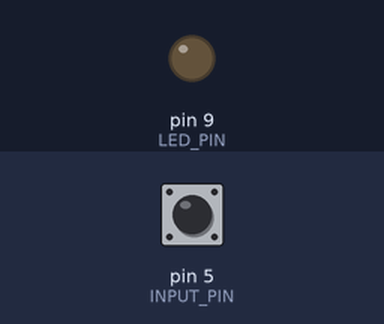
The sketch below on a simulated Arduino Uno, built with avr-gcc and run on an emulated ATmega328P. On the bench: output pins drawn as LEDs (lit = HIGH). Inputs (shaded band) come from the test bench; at power-on: pin 5 (INPUT_PIN) HIGH.

Above: at 1.2 s.
1.3 s: pin 5 (INPUT_PIN) pulled LOW for 0.15 s
At 2.8 s:
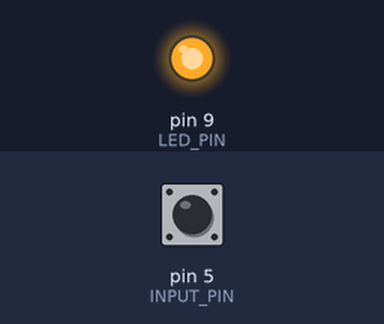
3.1 s: pin 5 (INPUT_PIN) pulled LOW for 1 s
At 4.9 s:
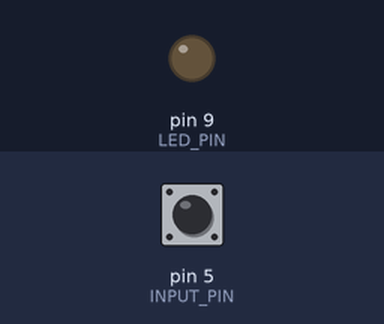
5.6 s: pin 5 (INPUT_PIN) pulled LOW for 3.2 s
At 9.6 s:
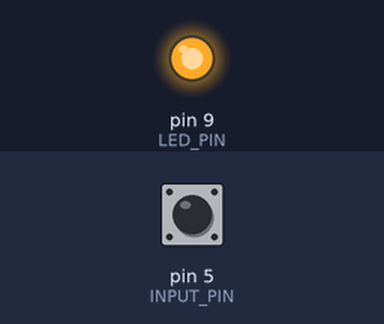
Timing chart, 0 to 11.1 s (numbered marks = the images above; inputs shaded):
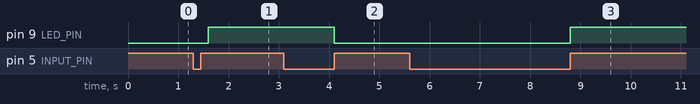

Measured:
- after the input at 1.3 s, pin 9 (LED_PIN): LOW → HIGH after 0.30 s
- after the input at 3.1 s, pin 9 (LED_PIN): HIGH → LOW after 1.0 s
- after the input at 5.6 s, pin 9 (LED_PIN): LOW → HIGH after 3.2 s

The sketch:

Digital_Inputs_Adapted-1.ino
```cpp
#define LED_PIN 9
#define INPUT_PIN 5

bool isLedOn = false;

/*
Set output and input pins
*/
void setup()
{
  pinMode(LED_PIN, OUTPUT);
  pinMode(INPUT_PIN, INPUT_PULLUP); // default input is high (Switch is not pressed)
  digitalWrite(LED_PIN, LOW); // initially off
}

/*
Continuously alternate the state of the LED when switch pressed.
*/
void loop()
{
  // if the switch is pressed
  if(digitalRead(INPUT_PIN) == LOW) {
    delay(300); // wait (give time to release), QUESTION: without this line (delay) LED may switch-on and back off OR off and back on, quickly (almost as if not responding to button push)

    // wait for switch to be release (switch toggle/press completes on release), user is press-holding
    while(digitalRead(INPUT_PIN) == LOW) {
      // busy wait
    }

    changeLED();
  }
}

/*
Change the state of the LED to opposite of isLedOn state.
*/
void changeLED() {
  if(isLedOn) {
    digitalWrite(LED_PIN, LOW); // it is on, turn off
  }
  else {
    digitalWrite(LED_PIN, HIGH); // it is off, turn on
  }

  isLedOn = !isLedOn; // update isOn state to opposite of current
}
```
